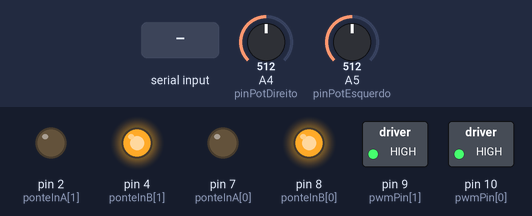
A sketch run on a simulated Arduino Uno, built with avr-gcc and run on an emulated ATmega328P. Shown: switched loads named in the sketch (green lamp = pin HIGH), output pins drawn as LEDs (lit = HIGH). The inputs (shaded band) are chosen by the test bench; at power-on: A4 (pinPotDireito) = 512, A5 (pinPotEsquerdo) = 512.

Above: at 1.2 s.
1.3 s: A4 (pinPotDireito) set to 335
2.8 s: A4 (pinPotDireito) set to 314
At 4.0 s:
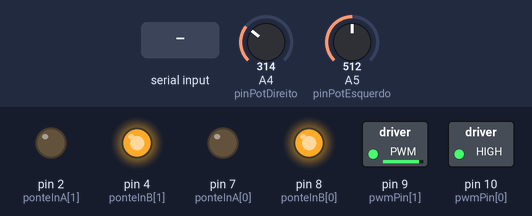
4.3 s: A5 (pinPotEsquerdo) set to 335
5.8 s: A5 (pinPotEsquerdo) set to 307
At 6.3 s:
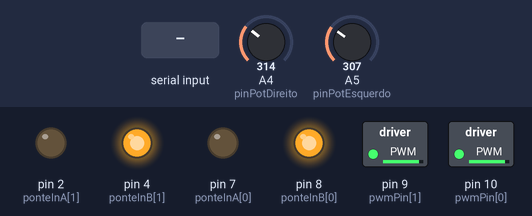
7.3 s: "L90\n" received over Serial
At 8.5 s:
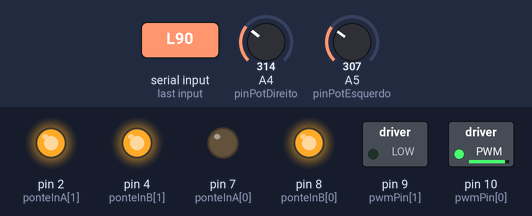
8.8 s: "L,45\n" received over Serial
At 9.8 s:
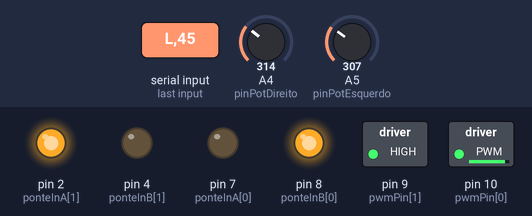
Timing chart, 0 to 11.3 s (numbered marks = the images above; inputs shaded):
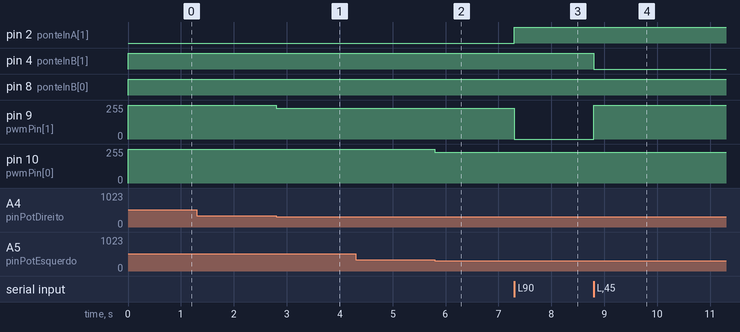

Measured:
- after the input at 1.3 s, every drawn part: stays the same
- after the input at 2.8 s, pin 9 (pwmPin[1]): 255/255 → 229/255 at once
- after the input at 4.3 s, every drawn part: stays the same
- after the input at 5.8 s, pin 10 (pwmPin[0]): 255/255 → 229/255 at once
- after the input at 7.3 s, pin 2 (ponteInA[1]): LOW → HIGH at once; pin 9 (pwmPin[1]): 229/255 → 0/255 at once
- after the input at 8.8 s, pin 4 (ponteInB[1]): HIGH → LOW at once; pin 9 (pwmPin[1]): 0/255 → 255/255 at once

The sketch:

Simulador.ino
```cpp
//Created 24 May 2011 by Jim Lindblom SparkFun Electronics https://www.sparkfun.com/products/10182 "Example Code"
//Updated 24 Apr 2012 by Jean David SEDRUE Version betatest26 - 24042012 http://www.gamoover.net/Forums/index.php?topic=25907
//Updated 20 May 2013 by RacingMat in english http://www.x-sim.de/forum
//Modificado em Agosto de 2020 por Fabiosbit.

#define pinMotorDireito 1
#define pinMotorEsquerdo 0
#define pinPotDireito A4
#define pinPotEsquerdo A5
#define pwmMax 255  //velocidade máxima do motor, de 0 a 255 (tensão de 0V a 24V)
#define Horario 1
#define AntHorario 2

//Define os pontos máximos e mínimos dos dois potenciômetros (de 0 a 1023)
//Utilize o monitor serial para encontrar os valores corretos
const int potMin = 40;
const int potMax = 500;

//Definição dos pinos do Arduino:
int ponteInA[2] = {7, 2}; //PonteH entradas MxINA: sentido horário
int ponteInB[2] = {8, 4}; //PonteH entradas MxINB: sentido anti-horário
int pwmPin[2] = {10, 9};  //PonteH entradas MxPWM

//Posição inical (simulador centralizado)
int posDestinoEsquerdo = 225;
int posDestinoDireito = 225;

////////////////////////////////////////////////////////////////////////////////
//Função de inicialização
////////////////////////////////////////////////////////////////////////////////
void setup()
{
  Serial.begin(115200);

  for (int i = 0; i < 2; i++)
  {
    pinMode(ponteInA[i], OUTPUT);
    pinMode(ponteInB[i], OUTPUT);
    pinMode(pwmPin[i], OUTPUT);
  }

  //Inicializando com os motores desligados
  for (int i = 0; i < 2; i++)
  {
    digitalWrite(ponteInA[i], LOW);
    digitalWrite(ponteInB[i], LOW);
    analogWrite(pwmPin[i], 0);
  }
}

////////////////////////////////////////////////////////////////////////////////
//Função Loop principal
////////////////////////////////////////////////////////////////////////////////
void loop()
{
  int posAtualEsquerdo, posAtualDireito;

  LerDadosJogo(); //Recebe as novas posições de destino dos motores

  posAtualDireito = analogRead(pinPotDireito);    //Faz a leitura da posição atual do motor direito
  posAtualEsquerdo = analogRead(pinPotEsquerdo);  //Faz a leitura da posição atual do motor esquerdo

  MoverMotor(pinMotorDireito, posAtualDireito, posDestinoDireito);	//Liga o motor direito até chegar na nova posição
  MoverMotor(pinMotorEsquerdo, posAtualEsquerdo, posDestinoEsquerdo);	//Liga o motor esquerdo até chegar na nova posição

//Descomente a função abaixo para ajustar a posição dos potenciômetros, depois comente novamente
//  LerPotenciometros();
}

////////////////////////////////////////////////////////////////////////////////
//Função: Imprime no console a posição atual dos potenciômetros (somente para ajustes)
////////////////////////////////////////////////////////////////////////////////
void LerPotenciometros()
{
  Serial.println("Potenciometros");
  Serial.print(analogRead(pinPotDireito));
  Serial.print(" ; ");
  Serial.println(analogRead(pinPotEsquerdo));
  Serial.println();
  delay(250);
}

////////////////////////////////////////////////////////////////////////////////
//Função: Recebe e trata os dados de telemetria do jogo capturados pelo simtools.
////////////////////////////////////////////////////////////////////////////////
void LerDadosJogo()
{
  byte dados[3] = {'0', '0', '0'};

  if (Serial.available() > 2)
  {
    //Verifica no primeiro byte se o dado se refere ao lado direito ou esquerdo (Right ou Left)
    dados[0] = Serial.read();
    if (dados[0] == 'L')
    {
      dados[1] = Serial.read();
      dados[2] = Serial.read();
      posDestinoDireito = ConverterDadosHexa(dados);
    }

    if (dados[0] == 'R')
    {
      dados[1] = Serial.read();
      dados[2] = Serial.read();
      posDestinoEsquerdo = ConverterDadosHexa(dados);
    }
  }

  if (Serial.available() > 16) Serial.flush();	//Aguarda a transmição de todos os bytes
}

////////////////////////////////////////////////////////////////////////////////
//Função: Calcular os movimentos, freio e velocidade
////////////////////////////////////////////////////////////////////////////////
void MoverMotor(int motor, int posAtual, int posDestino)
{
  int distMinima = 20;	//Define uma distância mínima para evitar movimentos muito curtos
  int distancia;
  int pwm;
  int distanciaFreio = 40;  //Disponibiliza uma distância para o motor parar ou inverter a rotação

  //Certifica que o destino está dentro do range mecânico
  posDestino = constrain(posDestino, potMin + distanciaFreio, potMax - distanciaFreio);

  distancia = abs(posDestino - posAtual); //valor absoluto

  if (distancia <= distMinima)
  {
    DesligarMotor(motor); //Distância muito curta para se mover
  }
  else
  {
    //Calcula a velocidade conforme a distância
    pwm = (pwmMax * 0.7);
    if (distancia > 50)   pwm = (pwmMax * 0.8);
    if (distancia > 80)   pwm = (pwmMax * 0.9);
    if (distancia > 100)  pwm =  pwmMax;

	//Verifica se os motores não estão fora do limite mecânico e faz voltar para o range se preciso
	//Depois chama a função que liga os motores
    if ((posAtual < potMin) || (posAtual < posDestino)) AcionarMotor(motor, Horario, pwm);
    if ((posAtual > potMax) || (posAtual > posDestino)) AcionarMotor(motor, AntHorario, pwm);
  }
}


////////////////////////////////////////////////////////////////////////////////
//Função: Desliga o motor, giro livre.
////////////////////////////////////////////////////////////////////////////////
void DesligarMotor(int motor)
{
  digitalWrite(ponteInA[motor], HIGH);
  digitalWrite(ponteInB[motor], HIGH);
  analogWrite(pwmPin[motor], 0);
}

////////////////////////////////////////////////////////////////////////////////
//Função: Liga os motores no sentido necessário
////////////////////////////////////////////////////////////////////////////////
void AcionarMotor(int motor, int direcao, int pwm)
{
  if (direcao == 1)
  {
    digitalWrite(ponteInA[motor], HIGH);
    digitalWrite(ponteInB[motor], LOW);
  }
  else
  {
    digitalWrite(ponteInA[motor], LOW);
    digitalWrite(ponteInB[motor], HIGH);
  }

  analogWrite(pwmPin[motor], pwm);
}


////////////////////////////////////////////////////////////////////////////////
// Função: converte de Hexadecimal para Decimal
////////////////////////////////////////////////////////////////////////////////
int ConverterDadosHexa(byte x[3])
{
  int resultado;

  if ((x[2] == 13) || (x[2] == 'R') || (x[2] == 'L'))
  {
    x[2] = x[1];
    x[1] = '0';
  }
  for (int i = 1; i < 3; i++)
  {
    if (x[i] > 47 && x[i] < 58 )
    { //para xA até xF
      x[i] = x[i] - 48;
    }
    if (  x[i] > 64 && x[i] < 71 )
    { //para x0 até x9
      x[i] = x[i] - 55;
    }
  }

  //Mapeia o range do Simtools (0 a 255) para o range mecânico do simulador (potMin a potMax)
  resultado = map((x[1] * 16 + x[2]), 0, 255, potMin, potMax);
  return resultado;
}
```
